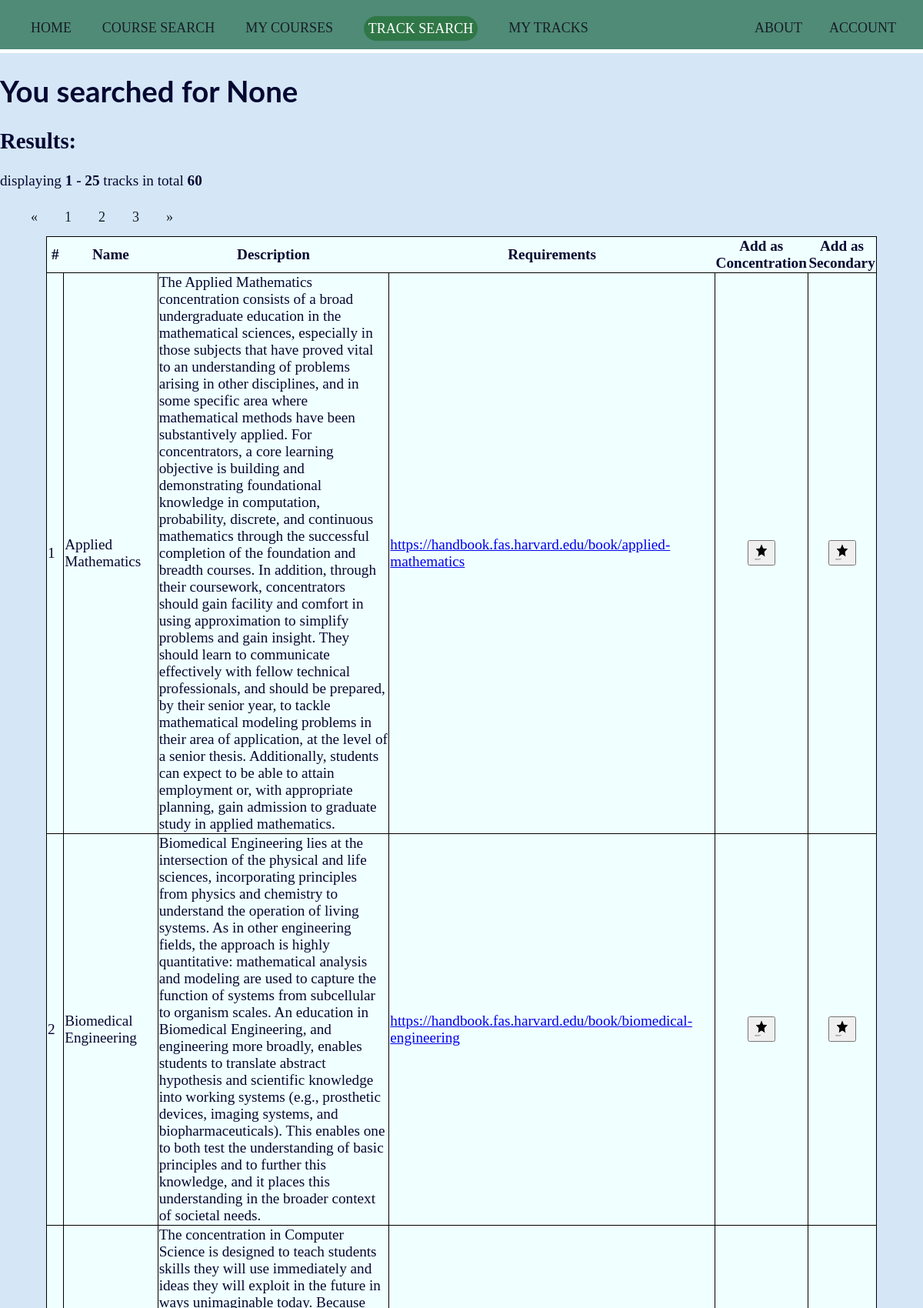
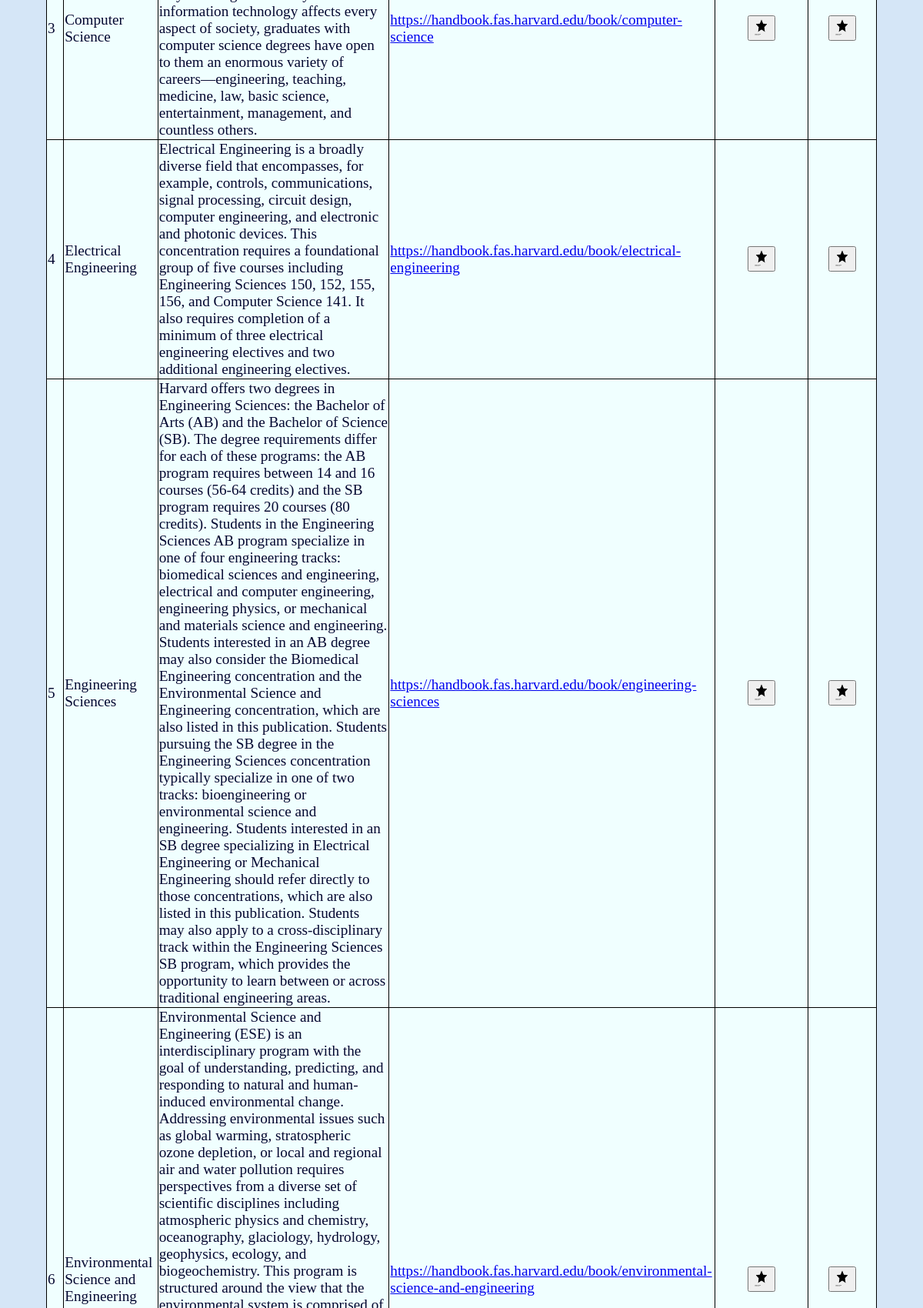
The page /tracksearch (signed in, upper part) on the database its author committed (2 pictures, top to bottom).
### tables this page shows
CREATE TABLE tracks (
            id INTEGER,
            name TEXT UNIQUE NOT NULL,
            description TEXT,
            link TEXT,
            type_id INTEGER,
            PRIMARY KEY(id),
            FOREIGN KEY(type_id) REFERENCES track_types(id)
            );

### app.py (the view, shortened to what this page needs)
@app.route("/tracksearch", methods=(["GET","POST"]))
@login_required
def tracksearch():
    conn, db = make_cursor("coursedatabase.db")
    tracks = "currentpage"
    querystring = request.args.get("q")
    session["last_search"] = querystring
    page = request.args.get(get_page_parameter(), type=int, default=1)
    session["page"] = page
    offset = (page - 1) * perpage
    if not querystring:
        db.execute("SELECT tracks.id, name, description, link, type FROM tracks JOIN track_types ON tracks.type_id = track_types.id LIMIT ? OFFSET ?", (perpage, offset))
        results = db.fetchall()
        total = db.execute("SELECT * FROM tracks").fetchall()
        pagination = Pagination(page=page, total=len(total), search=False, record_name='tracks', per_page=perpage, css_framework='bootstrap4')
        return render_template("tracksearch.html", querystring=querystring, tracks=tracks, results=results, pagination=pagination)

### app.py (called while the page is built)
@app.after_request
def after_request(response):
    response.headers["Cache-Control"] = "no-cache, no-store, must-revalidate"
    response.headers["Expires"] = 0
    response.headers["Pragma"] = "no-cache"
    return response

### helpers.py (called while the page is built)
def login_required(f):
    @wraps(f)
    def decorated_function(*args, **kwargs):
        if session.get("user_id") is None:
            return redirect("/login")
        return f(*args, **kwargs)
    return decorated_function

def make_cursor(database):
    connection = sqlite3.connect(database)
    return connection, connection.cursor()

### templates/tracksearch.html (shortened to what this page needs)
{% extends "layout.html" %}
{% block main %}
<h1>You searched for {{ querystring }} </h1>
<h2> Results: </h2>
{{ pagination.info }}
{{ pagination.links }}
<table>
  <thead>
    <tr>
      <th> # </th>
      <th> Name </th>
      <th> Description </th>
      <th> Requirements </th>
      <th> Add as Concentration </th>
      <th> Add as Secondary </th>
    </tr>
  </thead>
  <tbody>
    {% for i, name, desc, link, type in results %}
      <tr>
        <td>{{ loop.index + pagination.skip }}</td>
        <td> {{ name }} </td>
        <td> {{ desc }} </td>
        <td> <a href = " {{ link|e }}" target="_blank">{{ link }}</a> </td>
        <td>
            {% if type == "Concentration" %}
            <form method="get" action=/addconcentration style="text-align: center;"> <button name="conid" value="{{ i }}">
            <img src="/static/noun_Star_750825.png" alt="Star by Zaff Studio from the Noun Project" style="width:20px;height:24px;"></form>
            {% endif %}
        </td>
        <td>
            <form method="post" action=/addsecondary style="text-align: center;"> <button name="secid" value="{{ i }}">
            <img src="/static/noun_Star_750825.png" alt="Star by Zaff Studio from the Noun Project" style="width:20px;height:24px;"></form>
        </td>
      </tr>
    {% endfor %}
  </tbody>
</table>
{% endblock %}

### static/CS50project_style.css (style rules this page uses)
body { background-color: #d5e6f7; color: #050831; font-size: 1.2rem; margin: 0; font-family: 'Merriweather'; }
h1 { border: none; margin: none; font-family: 'Lato', sans-serif; }
nav ul { margin: 0; padding-bottom: 14px; list-style: none; }
nav li { display: inline-block; margin-right: 35px; padding-top: 25px; }
nav a { color: #171e24; text-decoration: none; text-transform: uppercase; font-size: 18px; }

### templates/tracksearch.html (style rules this page uses)
table, tr, td { border: 1px black solid; border-collapse: collapse; }
table { width:90%; margin-left: auto; margin-right: auto; background-color: azure; }
button { margin-left: auto; margin-right: auto }

### rows shown on the page
tracks: name "Applied Mathematics", description "The Applied Mathematics concentration consists of a broad undergraduate education in the mathematical sciences, especially in those subjects that have proved vital to an understanding of problems arising in other disciplines, and in some specific area where mathematical methods have been substantively applied. For concentrators, a core learning objective is building and demonstrating foundational knowledge in computation, probability, discrete, and continuous mathematics through the successful completion of the foundation and breadth courses. In addition, through their coursework, concentrators should gain facility and comfort in using approximation to simplify problems and gain insight.…", link "https://handbook.fas.harvard.edu/book/applied-mathematics"
tracks: name "Biomedical Engineering", description "Biomedical Engineering lies at the intersection of the physical and life sciences, incorporating principles from physics and chemistry to understand the operation of living systems. As in other engineering fields, the approach is highly quantitative: mathematical analysis and modeling are used to capture the function of systems from subcellular to organism scales. An education in Biomedical Engineering, and engineering more broadly, enables students to translate abstract hypothesis and scientific knowledge into working systems (e.g., prosthetic devices, imaging systems, and biopharmaceuticals). This enables one to both test the understanding of basic principles and to further this…", link "https://handbook.fas.harvard.edu/book/biomedical-engineering"
tracks: name "Computer Science", description "The concentration in Computer Science is designed to teach students skills they will use immediately and ideas they will exploit in the future in ways unimaginable today. Because information technology affects every aspect of society, graduates with computer science degrees have open to them an enormous variety of careers—engineering, teaching, medicine, law, basic science, entertainment, management, and countless others.", link "https://handbook.fas.harvard.edu/book/computer-science"
tracks: name "Electrical Engineering", description "Electrical Engineering is a broadly diverse field that encompasses, for example, controls, communications, signal processing, circuit design, computer engineering, and electronic and photonic devices. This concentration requires a foundational group of five courses including Engineering Sciences 150, 152, 155, 156, and Computer Science 141. It also requires completion of a minimum of three electrical engineering electives and two additional engineering electives.", link "https://handbook.fas.harvard.edu/book/electrical-engineering"
tracks: name "Engineering Sciences", description "Harvard offers two degrees in Engineering Sciences: the Bachelor of Arts (AB) and the Bachelor of Science (SB). The degree requirements differ for each of these programs: the AB program requires between 14 and 16 courses (56-64 credits) and the SB program requires 20 courses (80 credits). Students in the Engineering Sciences AB program specialize in one of four engineering tracks: biomedical sciences and engineering, electrical and computer engineering, engineering physics, or mechanical and materials science and engineering. Students interested in an AB degree may also consider the Biomedical Engineering concentration and the Environmental Science and Engineering concentration, which are…", link "https://handbook.fas.harvard.edu/book/engineering-sciences"
tracks: name "Environmental Science and Engineering", link "https://handbook.fas.harvard.edu/book/environmental-science-and-engineering"

### other values the page prints
{{ querystring }} "None"
{{ pagination.info }} "displaying 1 - 25 tracks in total 60"
{{ pagination.links }} "« 1 2 3 »"
